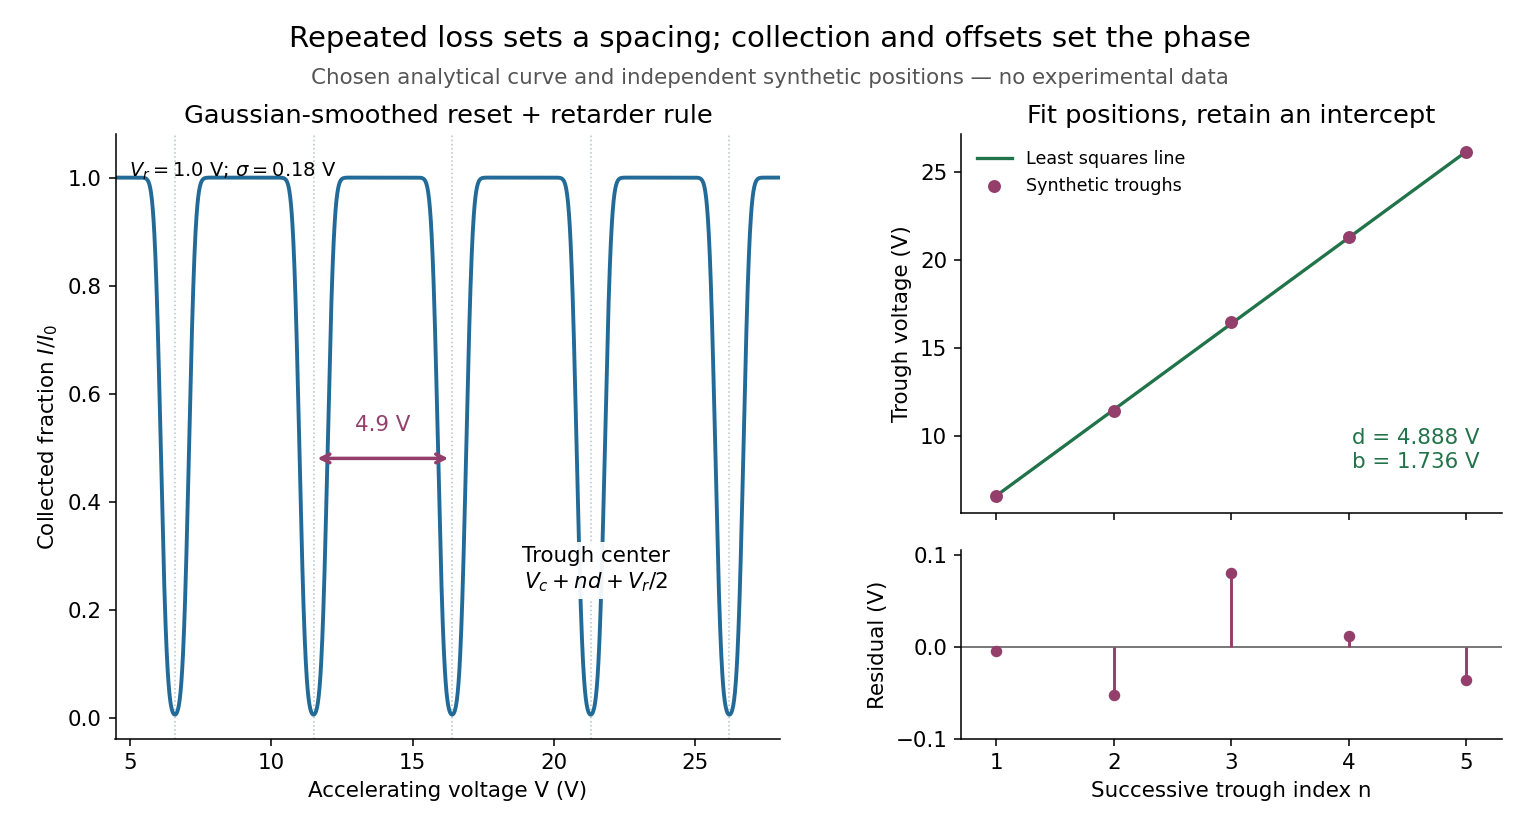

Write the Python code that produced this figure.
"""Original illustrative curve and synthetic fit, not measured data or transport.

Python 3.14, matplotlib 3.10.7, numpy 2.3.5. Run from _media.
"""

from math import erf, sqrt
from pathlib import Path

import matplotlib.pyplot as plt
import numpy as np


def cdf(values):
    return np.array([.5 * (1 + erf(float(v) / sqrt(2))) for v in values])


def collection(voltage, spacing=4.9, offset=1.2, retarder=1.0, sigma=.18):
    """Convolve the periodically extended accepted intervals with Gaussian jitter."""
    x = np.asarray(voltage) - offset
    total = np.zeros_like(x)
    for k in range(-5, 15):
        total += cdf((x - k * spacing - retarder) / sigma)
        total -= cdf((x - (k + 1) * spacing) / sigma)
    return total


def main():
    plt.rcParams.update({"font.size": 11, "figure.facecolor": "white"})
    fig = plt.figure(figsize=(11, 6))
    grid = fig.add_gridspec(2, 2, width_ratios=[1.23, 1], height_ratios=[2, 1],
                           left=.075, right=.975, bottom=.12, top=.84, wspace=.3, hspace=.13)
    curve = fig.add_subplot(grid[:, 0])
    fit = fig.add_subplot(grid[0, 1])
    residual = fig.add_subplot(grid[1, 1], sharex=fit)
    fig.suptitle("Repeated loss sets a spacing; collection and offsets set the phase", fontsize=15, y=.97)
    fig.text(.5, .9, "Chosen analytical curve and independent synthetic positions — no experimental data",
             ha="center", color="#555555", fontsize=11)
    voltage = np.linspace(4.5, 28, 3200)
    curve.plot(voltage, collection(voltage), color="#226b98", lw=2)
    centers = 1.2 + np.arange(1, 6) * 4.9 + .5
    for v in centers:
        curve.axvline(v, color="#b8c4cb", lw=.8, ls=":", zorder=0)
    curve.annotate("", (centers[2], .48), (centers[1], .48),
                   arrowprops={"arrowstyle": "<->", "color": "#943e6b", "lw": 1.8})
    curve.text((centers[1] + centers[2]) / 2, .53, "4.9 V", ha="center", color="#943e6b")
    curve.text(21.5, .24, "Trough center\n" + r"$V_c+nd+V_r/2$", ha="center",
               bbox={"facecolor": "white", "edgecolor": "none", "alpha": .93, "pad": 3})
    curve.set(xlim=(4.5, 28), ylim=(-.04, 1.08), xlabel="Accelerating voltage V (V)",
              ylabel=r"Collected fraction $I/I_0$", title="Gaussian-smoothed reset + retarder rule")
    curve.text(.02, .93, r"$V_r=1.0$ V; $\sigma=0.18$ V", transform=curve.transAxes, fontsize=10)
    n = np.arange(1, 6)
    positions = np.array([6.62, 11.46, 16.48, 21.30, 26.14])
    slope, intercept = np.polyfit(n, positions, 1)
    errors = positions - intercept - slope * n
    fit.plot(n, intercept + slope * n, color="#217349", lw=1.7, label="Least squares line")
    fit.scatter(n, positions, color="#943e6b", s=32, zorder=3, label="Synthetic troughs")
    fit.set(ylabel="Trough voltage (V)", title="Fit positions, retain an intercept")
    fit.legend(loc="upper left", frameon=False, fontsize=9)
    fit.text(.96, .12, f"d = {slope:.3f} V\nb = {intercept:.3f} V", ha="right",
             transform=fit.transAxes, color="#217349", fontsize=11)
    fit.tick_params(labelbottom=False)
    residual.axhline(0, color="#777777", lw=1)
    residual.vlines(n, 0, errors, color="#943e6b", lw=1.5)
    residual.scatter(n, errors, color="#943e6b", s=24, zorder=3)
    residual.set(xlim=(.7, 5.3), ylim=(-.1, .105), xticks=n,
                 xlabel="Successive trough index n", ylabel="Residual (V)")
    for ax in [curve, fit, residual]:
        ax.spines[["top", "right"]].set_visible(False)
    fig.savefig(Path.cwd() / (Path(__file__).stem + ".png"), dpi=140, facecolor="white")
    plt.close(fig)


if __name__ == "__main__":
    main()
